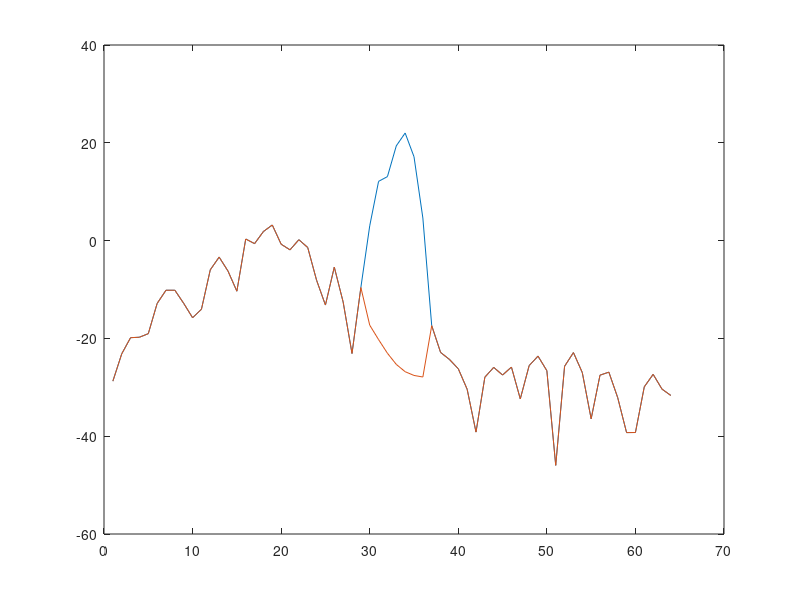
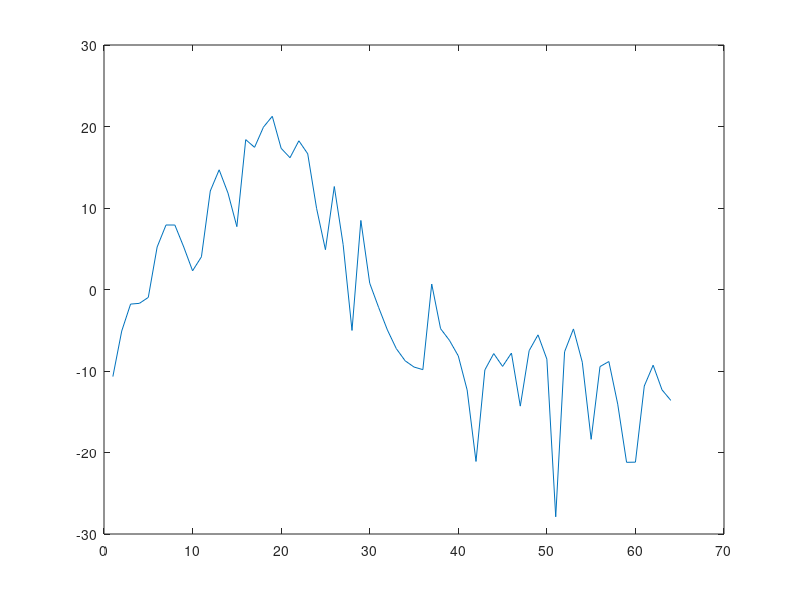
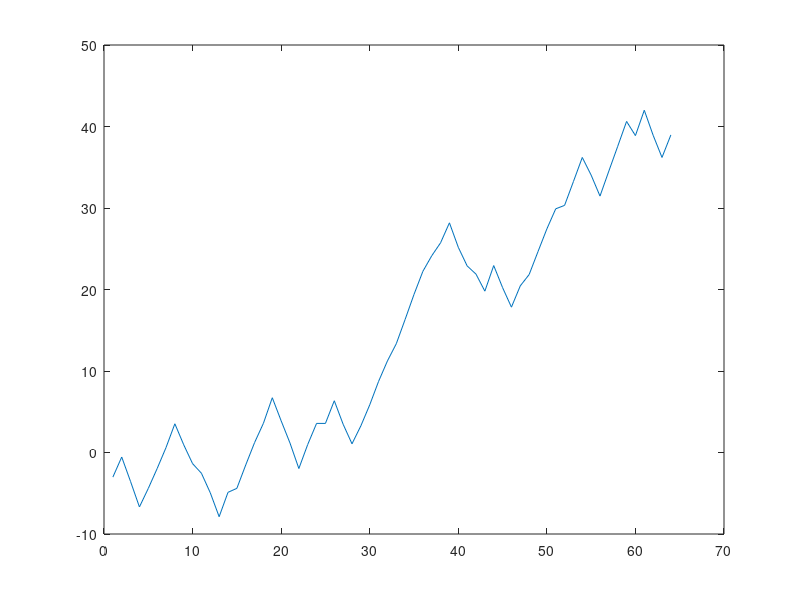

Here is the MATLAB script that generated these plots, in order:
x = [
360.00735669566529 531.36251749629457 238.34769770232731 31.571469563985893 ...
5.7079231875944609 2.6021247691471263 1.5578029222873122 2.547755551384272 ...
1.7856849872365417 0.35519260118087981 1.5554209756914987 2.0102798204509869 ...
1.3971111464962487 2.8536180586187596 0.77730333999569901 1.9694534740351599 ...
2.9897190998010719 1.4457167601335352 0.77667521957741603 2.6207229647622481 ...
2.6555481825034106 1.8904222742268957 0.32059027095193154 2.180024151799516 ...
1.4110020349218888 1.0733379290069698 0.28088791374616429 0.52214140345565085 ...
0.9194466239990442 2.1921393108441336 1.1005182389269228 1.1944951273394424 ...
1.203027151513272 2.8573062271004916 3.3544040540642035 4.506658713843497 ...
3.4453058567112822 8.6859081099689401 13.051745208151882 11.693367041347495 ...
9.4324416189563305 6.4351028868090649 6.9379365800832895 20.291077946680932 ...
25.418346645511903 22.848421258456924 9.0474281998394446 46.841607897986911 ...
32.268172947217856 45.909427540641097 60.53454914860604 26.470805659180336 ...
25.596879816642815 40.499474039312382 31.843273694610041 18.726463091621842 ...
11.692073804238065 27.194135325355539 5.686444195013947 1.8876619054815214 ...
8.2330902660902385 34.381657735948032 159.32370498061485 193.63224244040558
];

y = [
13.148677166622845 11.467257442494702 9.8938471284325509 31.571469563985893 ...
5.7079231875944609 2.6021247691471263 1.5578029222873122 2.547755551384272 ...
1.7856849872365417 0.35519260118087981 1.5554209756914987 2.0102798204509869 ...
1.3971111464962487 2.8536180586187596 0.77730333999569901 1.9694534740351599 ...
2.9897190998010719 1.4457167601335352 0.77667521957741603 2.6207229647622481 ...
2.6555481825034106 1.8904222742268957 0.32059027095193154 2.180024151799516 ...
1.4110020349218888 1.0733379290069698 0.28088791374616429 0.52214140345565085 ...
0.9194466239990442 2.1921393108441336 1.1005182389269228 1.1944951273394424 ...
1.203027151513272 2.8573062271004916 3.3544040540642035 4.506658713843497 ...
3.4453058567112822 8.6859081099689401 13.051745208151882 11.693367041347495 ...
9.4324416189563305 6.4351028868090649 6.9379365800832895 20.291077946680932 ...
25.418346645511903 22.848421258456924 9.0474281998394446 46.841607897986911 ...
32.268172947217856 45.909427540641097 60.53454914860604 26.470805659180336 ...
25.596879816642815 40.499474039312382 31.843273694610041 18.726463091621842 ...
11.692073804238065 27.194135325355539 5.686444195013947 1.8876619054815214 ...
8.2330902660902385 34.381657735948032 16.738247956172049 14.915310756884352
];




x = [ ...
86.577926635742188 158.49838256835938 51.922409057617188 2.8950157165527344 ...
0.018231496214866638 0.0051691546104848385 0.0037167873233556747 0.0023927604779601097 ...
0.00091314793098717928 0.0001213241193909198 0.0016098229680210352 0.0025559146888554096 ...
0.0017805373063310981 0.0025937587488442659 0.00057925505097955465 0.0027757540810853243 ...
0.0043391743674874306 0.0021857600659132004 2.5359004212077707e-05 0.002688731299713254 ...
0.0051288479007780552 0.0020035516936331987 0.00022676387743558735 0.0017707364168018103 ...
0.0020420935470610857 0.00061311013996601105 0.00011846777488244697 0.00011901688412763178 ...
0.0010225872974842787 0.0018411135533824563 0.00091821246314793825 0.00068010686663910747 ...
0.0013345434563234448 0.0048294980078935623 0.010347389616072178 0.010568547062575817 ...
0.012497056275606155 0.051900729537010193 0.096658065915107727 0.096593096852302551 ...
0.052016519010066986 0.026507200673222542 0.039359051734209061 0.2527472972869873 ...
0.45977836847305298 0.23789311945438385 0.092301897704601288 1.0773581266403198 ...
0.86781084537506104 1.5338864326477051 2.0851125717163086 0.84383785724639893 ...
0.64681428670883179 1.0435473918914795 0.72289645671844482 0.15481054782867432 ...
0.048123769462108612 0.28665858507156372 0.055493906140327454 0.0049148197285830975 ...
0.10995978862047195 2.002079963684082 16.273853302001953 20.352470397949219 ...
];



y = [ ...
0.0029416141462119284 0.0020849606250559817 0.0017478496183892522 0.0016240764512466879 ...
0.018231496214866638 0.0051691546104848385 0.0037167873233556747 0.0023927604779601097 ...
0.00091314793098717928 0.0001213241193909198 0.0016098229680210352 0.0025559146888554096 ...
0.0017805373063310981 0.0025937587488442659 0.00057925505097955465 0.0027757540810853243 ...
0.0043391743674874306 0.0021857600659132004 2.5359004212077707e-05 0.002688731299713254 ...
0.0051288479007780552 0.0020035516936331987 0.00022676387743558735 0.0017707364168018103 ...
0.0020420935470610857 0.00061311013996601105 0.00011846777488244697 0.00011901688412763178 ...
0.0010225872974842787 0.0018411135533824563 0.00091821246314793825 0.00068010686663910747 ...
0.0013345434563234448 0.0048294980078935623 0.010347389616072178 0.010568547062575817 ...
0.012497056275606155 0.051900729537010193 0.096658065915107727 0.096593096852302551 ...
0.052016519010066986 0.026507200673222542 0.039359051734209061 0.2527472972869873 ...
0.45977836847305298 0.23789311945438385 0.092301897704601288 1.0773581266403198 ...
0.86781084537506104 1.5338864326477051 2.0851125717163086 0.84383785724639893 ...
0.64681428670883179 1.0435473918914795 0.72289645671844482 0.15481054782867432 ...
0.048123769462108612 0.28665858507156372 0.055493906140327454 0.0049148197285830975 ...
0.10995978862047195 0.018668509744665027 0.0094537861400969588 0.0049715362824224807 ...
];



figure; plot(10*log10(fftshift(x)));
hold on; plot(10*log10(fftshift(y)));


% IQ data:



iq = [ ...
0.486644 + j*-0.412020, -0.233829 + j*-0.382479, -0.172448 + j*0.081173, -0.012225 + j*-0.083436, -0.360801 + j*0.026346, -0.026909 + j*0.542123, 0.559139 + j*-0.033810, -0.367613 + j*-0.593212, -0.894164 + j*0.775215, 0.947381 + j*1.405130, 1.902879 + j*-0.726200, -0.171366 + j*-2.194654, -2.143250 + j*-0.452589, -0.846473 + j*1.904976, 1.761869 + j*0.983256, 1.145771 + j*-1.801253, -1.863158 + j*-1.357289, -1.562773 + j*1.853987, 1.730930 + j*1.658349, 1.534504 + j*-1.537905, -1.441416 + j*-1.185532, -0.811482 + j*1.509424, 1.445276 + j*0.563134, 0.493911 + j*-1.066932, -0.171530 + j*-0.894448, -1.588318 + j*-1.238601, -3.076956 + j*2.316938, 2.396811 + j*4.993502, 6.627755 + j*-1.531646, 0.286195 + j*-7.446918, -7.296759 + j*-2.554009, -4.394163 + j*6.267850, 4.859258 + j*5.523853, 5.999922 + j*-3.319426, -1.687466 + j*-6.211830, -6.353761 + j*0.069962, -1.181378 + j*6.346455, 5.846185 + j*1.712485, 1.179200 + j*-4.773724, -3.843005 + j*-0.044365, 0.985743 + j*3.362314, 3.450512 + j*-1.584720, -1.771491 + j*-3.880044, -4.322968 + j*1.412393, 0.762135 + j*4.257285, 3.669990 + j*0.175968, 1.133127 + j*-2.599196, -1.220241 + j*-1.788035, -1.744265 + j*0.069735, -0.514986 + j*1.238298, 0.623190 + j*0.655390, 0.560422 + j*-0.144253, 0.004844 + j*-0.481709, -0.580862 + j*-0.027448, -0.213462 + j*0.716313, 0.619063 + j*0.505979, 0.664709 + j*-0.386304, -0.227053 + j*-0.632668, -0.478570 + j*0.233933, 0.411869 + j*0.302439, 0.311178 + j*-0.642841, -0.702349 + j*-0.441459, -0.516271 + j*0.614673, 0.527137 + j*0.504533 ...
];




figure; plot(10*log10(abs(fftshift(fft(iq)))));
figure; plot(unwrap(angle(fftshift(fft(iq)))));
